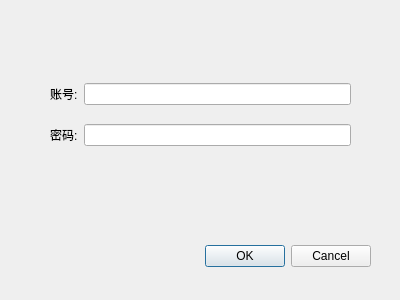
<?xml version="1.0" encoding="UTF-8"?>
<ui version="4.0">
 <class>AdminLogin</class>
 <widget class="QDialog" name="AdminLogin">
  <property name="geometry">
   <rect>
    <x>0</x>
    <y>0</y>
    <width>400</width>
    <height>300</height>
   </rect>
  </property>
  <property name="windowTitle">
   <string>管理员登录</string>
  </property>
  <widget class="QDialogButtonBox" name="buttonBox">
   <property name="geometry">
    <rect>
     <x>30</x>
     <y>240</y>
     <width>341</width>
     <height>32</height>
    </rect>
   </property>
   <property name="orientation">
    <enum>Qt::Horizontal</enum>
   </property>
   <property name="standardButtons">
    <set>QDialogButtonBox::Cancel|QDialogButtonBox::Ok</set>
   </property>
  </widget>
  <widget class="QWidget" name="verticalLayoutWidget">
   <property name="geometry">
    <rect>
     <x>50</x>
     <y>70</y>
     <width>301</width>
     <height>91</height>
    </rect>
   </property>
   <layout class="QVBoxLayout" name="verticalLayout">
    <item>
     <layout class="QHBoxLayout" name="horizontalLayout">
      <item>
       <widget class="QLabel" name="label">
        <property name="text">
         <string>账号:</string>
        </property>
       </widget>
      </item>
      <item>
       <widget class="QLineEdit" name="account_line"/>
      </item>
     </layout>
    </item>
    <item>
     <layout class="QHBoxLayout" name="horizontalLayout_2">
      <item>
       <widget class="QLabel" name="label_2">
        <property name="text">
         <string>密码:</string>
        </property>
       </widget>
      </item>
      <item>
       <widget class="QLineEdit" name="password_line">
        <property name="echoMode">
         <enum>QLineEdit::Password</enum>
        </property>
       </widget>
      </item>
     </layout>
    </item>
   </layout>
  </widget>
 </widget>
 <resources/>
 <connections>
  <connection>
   <sender>buttonBox</sender>
   <signal>accepted()</signal>
   <receiver>AdminLogin</receiver>
   <slot>accept()</slot>
   <hints>
    <hint type="sourcelabel">
     <x>248</x>
     <y>254</y>
    </hint>
    <hint type="destinationlabel">
     <x>157</x>
     <y>274</y>
    </hint>
   </hints>
  </connection>
  <connection>
   <sender>buttonBox</sender>
   <signal>rejected()</signal>
   <receiver>AdminLogin</receiver>
   <slot>reject()</slot>
   <hints>
    <hint type="sourcelabel">
     <x>316</x>
     <y>260</y>
    </hint>
    <hint type="destinationlabel">
     <x>286</x>
     <y>274</y>
    </hint>
   </hints>
  </connection>
 </connections>
</ui>
